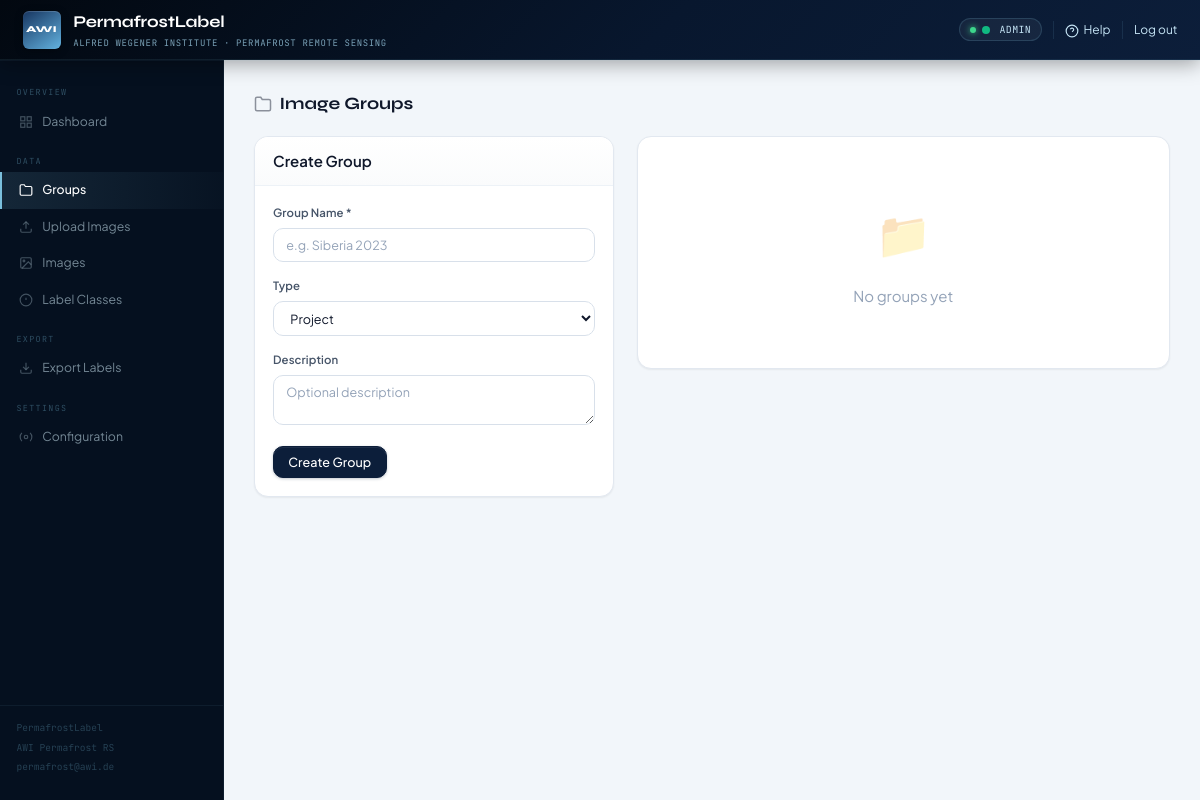
Screenshot of /admin/groups (signed in) with the database file from the repository.
### tables this page shows
CREATE TABLE config (
        key   TEXT PRIMARY KEY,
        value TEXT
    );

### app.py (the view, shortened to what this page needs)
@app.route("/admin/groups", methods=["GET", "POST"])
def admin_groups():
    redir = require_admin()
    if redir: return redir
    groups = db.get_groups()
    return render_template("admin_groups.html", cfg=cfg(), groups=groups)

### app.py (called while the page is built)
def cfg():
    return db.get_config()

def require_admin():
    if not session.get("is_admin"):
        return redirect(url_for("admin_login"))
    return None

### database.py (called while the page is built)
def get_db():
    conn = sqlite3.connect(str(DATABASE))
    conn.row_factory = sqlite3.Row
    conn.execute("PRAGMA journal_mode=WAL")
    conn.execute("PRAGMA foreign_keys=ON")
    return conn

def get_config():
    db = get_db()
    rows = db.execute("SELECT key, value FROM config").fetchall()
    db.close()
    return {r['key']: r['value'] for r in rows}

def get_groups():
    db = get_db()
    rows = db.execute("""
        SELECT g.*, COUNT(i.id) AS image_count
        FROM groups g LEFT JOIN images i ON i.group_id = g.id
        GROUP BY g.id ORDER BY g.name
    """).fetchall()
    db.close()
    return [dict(r) for r in rows]

### templates/admin_groups.html (shortened to what this page needs)
{% extends "admin_base.html" %}
{% block content %}
<div class="section-header">
  <div class="section-title">
    <svg width="18" height="18" fill="none" stroke="currentColor" stroke-width="2" viewBox="0 0 24 24"><path d="M22 19a2 2 0 0 1-2 2H4a2 2 0 0 1-2-2V5a2 2 0 0 1 2-2h5l2 3h9a2 2 0 0 1 2 2z"/></svg>
    Image Groups
  </div>
</div>
<div style="display:grid;grid-template-columns:360px 1fr;gap:1.5rem;align-items:start;">
  <div class="card">
    <div class="card-header"><span style="font-weight:600;">Create Group</span></div>
    <div class="card-body">
      <form method="POST">
        <div class="form-group">
          <label class="form-label">Group Name *</label>
          <input type="text" name="name" class="form-control" required placeholder="e.g. Siberia 2023">
        </div>
        <div class="form-group">
          <label class="form-label">Type</label>
          <select name="type" class="form-control">
            <option value="project">Project</option>
          </select>
        </div>
        <div class="form-group">
          <label class="form-label">Description</label>
          <textarea name="description" class="form-control" rows="2" placeholder="Optional description"></textarea>
        </div>
        <button type="submit" class="btn btn-primary">Create Group</button>
      </form>
    </div>
  </div>
  <div class="card">
    <div class="card-body" style="padding:0;">
      {% if groups %}
      <table>
        <thead><tr><th>Name</th><th>Type</th><th>Images</th><th>Created</th><th></th></tr></thead>
        <tbody>
        {% for g in groups %}
        <tr>
          <td><strong>{{ g.name }}</strong><br><small>{{ g.description or '' }}</small></td>
          <td><span class="badge badge-ice">{{ g.type }}</span></td>
          <td class="font-mono">{{ g.image_count }}</td>
          <td class="text-muted font-mono" style="font-size:.75rem;">{{ g.created_at[:10] }}</td>
          <td>
            <form method="POST" style="display:inline;" onsubmit="return confirm('Delete group (images kept)?')">
              <input type="hidden" name="action" value="delete">
              <input type="hidden" name="group_id" value="{{ g.id }}">
              <button type="submit" class="btn btn-danger btn-sm">Delete</button>
            </form>
          </td>
        </tr>
        {% endfor %}
        </tbody>
      </table>
      {% else %}
      <div class="empty-state"><div class="empty-state-icon">📁</div>No groups yet</div>
      {% endif %}
    </div>
  </div>
</div>
{% endblock %}

### templates/admin_base.html (shortened to what this page needs)
{% extends "base.html" %}
{% block body %}
<div class="app-shell">
  <header class="topbar">
    <div class="topbar-brand">
      {% if cfg.logo_url %}
        <img src="{{ cfg.logo_url }}" class="topbar-logo" alt="Logo">
      {% else %}
        <div class="topbar-logo-placeholder">AWI</div>
      {% endif %}
      <div>
        <div class="topbar-name">{{ cfg.app_name }}</div>
        <div class="topbar-sub">{{ cfg.organization }}</div>
      </div>
    </div>
    <div class="topbar-right">
      <span class="topbar-badge">
        <svg width="10" height="10" viewBox="0 0 10 10" style="display:inline;margin-right:3px"><circle cx="5" cy="5" r="4" fill="#10b981"/></svg>
        ADMIN
      </span>
      <a href="/help" style="color:var(--ice-200);font-size:.8rem;" target="_blank">
        <svg width="14" height="14" fill="none" stroke="currentColor" stroke-width="2" viewBox="0 0 24 24" style="vertical-align:middle;margin-right:2px"><circle cx="12" cy="12" r="10"/><path d="M9.09 9a3 3 0 0 1 5.83 1c0 2-3 3-3 3"/><line x1="12" y1="17" x2="12.01" y2="17"/></svg>
        Help
      </a>
      <a href="/admin/logout" style="color:var(--ice-200);font-size:.8rem;">Log out</a>
    </div>
  </header>
  <div class="content-area">
    <nav class="sidebar">
      <div class="sidebar-section">Overview</div>
      <a href="/admin/dashboard" class="sidebar-link {% if request.path == '/admin/dashboard' or request.path == '/admin' %}active{% endif %}">
        <svg class="sidebar-icon" fill="none" stroke="currentColor" stroke-width="2" viewBox="0 0 24 24"><rect x="3" y="3" width="7" height="7"/><rect x="14" y="3" width="7" height="7"/><rect x="3" y="14" width="7" height="7"/><rect x="14" y="14" width="7" height="7"/></svg>
        Dashboard
      </a>
      <div class="sidebar-section">Data</div>
      <a href="/admin/groups" class="sidebar-link {% if '/groups' in request.path %}active{% endif %}">
        <svg class="sidebar-icon" fill="none" stroke="currentColor" stroke-width="2" viewBox="0 0 24 24"><path d="M22 19a2 2 0 0 1-2 2H4a2 2 0 0 1-2-2V5a2 2 0 0 1 2-2h5l2 3h9a2 2 0 0 1 2 2z"/></svg>
        Groups
      </a>
      <a href="/admin/upload" class="sidebar-link {% if '/upload' in request.path %}active{% endif %}">
        <svg class="sidebar-icon" fill="none" stroke="currentColor" stroke-width="2" viewBox="0 0 24 24"><path d="M21 15v4a2 2 0 0 1-2 2H5a2 2 0 0 1-2-2v-4"/><polyline points="17 8 12 3 7 8"/><line x1="12" y1="3" x2="12" y2="15"/></svg>
        Upload Images
      </a>
      <a href="/admin/images" class="sidebar-link {% if '/images' in request.path %}active{% endif %}">
        <svg class="sidebar-icon" fill="none" stroke="currentColor" stroke-width="2" viewBox="0 0 24 24"><rect x="3" y="3" width="18" height="18" rx="2"/><circle cx="8.5" cy="8.5" r="1.5"/><polyline points="21 15 16 10 5 21"/></svg>
        Images
      </a>
      <a href="/admin/classes" class="sidebar-link {% if '/classes' in request.path %}active{% endif %}">
        <svg class="sidebar-icon" fill="none" stroke="currentColor" stroke-width="2" viewBox="0 0 24 24"><circle cx="12" cy="12" r="10"/><line x1="12" y1="8" x2="12" y2="12"/><line x1="12" y1="16" x2="12.01" y2="16"/></svg>
        Label Classes
      </a>
      <div class="sidebar-section">Export</div>
      <a href="/admin/export" class="sidebar-link {% if '/export' in request.path %}active{% endif %}">
        <svg class="sidebar-icon" fill="none" stroke="currentColor" stroke-width="2" viewBox="0 0 24 24"><path d="M21 15v4a2 2 0 0 1-2 2H5a2 2 0 0 1-2-2v-4"/><polyline points="7 10 12 15 17 10"/><line x1="12" y1="15" x2="12" y2="3"/></svg>
        Export Labels
      </a>
      <div class="sidebar-section">Settings</div>
      <a href="/admin/config" class="sidebar-link {% if '/config' in request.path %}active{% endif %}">
        <svg class="sidebar-icon" fill="none" stroke="currentColor" stroke-width="2" viewBox="0 0 24 24"><circle cx="12" cy="12" r="3"/><path d="M19.07 4.93a10 10 0 0 1 0 14.14M4.93 4.93a10 10 0 0 0 0 14.14"/></svg>
        Configuration
      </a>
      <div class="sidebar-spacer"></div>
      <div class="sidebar-footer">
        {{ cfg.app_name }}<br>
        AWI Permafrost RS<br>
        {{ cfg.contact_email }}
      </div>
    </nav>
    <main class="main-content">
      {% block content %}{% endblock %}
    </main>
  </div>
</div>
{% endblock %}

### rows the page displays
config: app_name "PermafrostLabel"
config: organization "ALFRED WEGENER INSTITUTE · PERMAFROST REMOTE SENSING"
config: contact_email "permafrost@awi.de"
